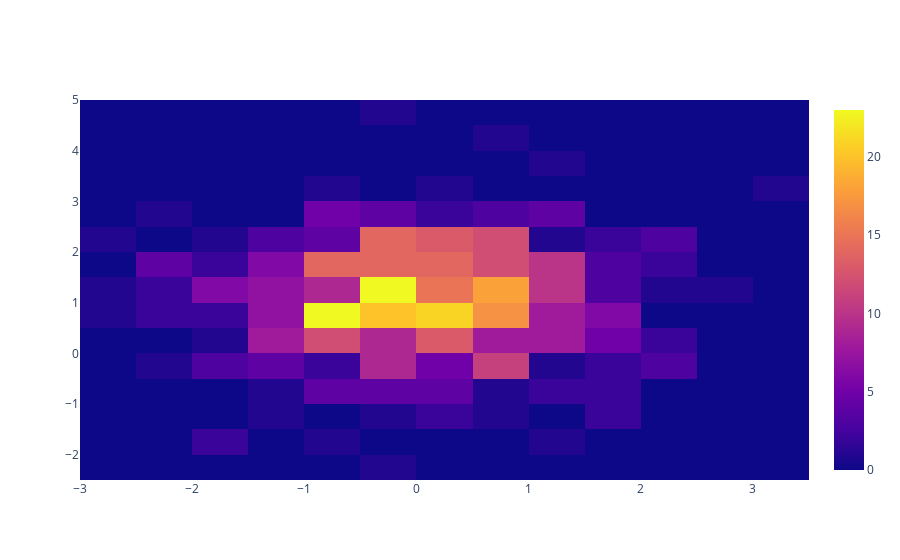

Notebook code for this chart:
### Code cell
import plotly.graph_objects as go
import numpy as np

np.random.seed(1)

# Generate random data for x and y
x = np.random.randn(500)
y = np.random.randn(500) + 1
z = np.random.randn(2500) 

# Create the histogram
fig = go.Figure(go.Histogram2d(x=x, y=y, z=z))
fig.show()

### Figure 1 — Plotly figure (JSON) as saved in the notebook; plotly's stock layout.template omitted (floating-point values rounded to 4 significant figures; data arrays with more than 128 entries replaced by an {"elided": "..."} marker saying what was removed)
{"data": [{"type": "histogram2d", "x": {"elided": "500 float values"}, "y": {"elided": "500 float values"}, "z": {"elided": "2500 float values"}}], "layout": {}}
